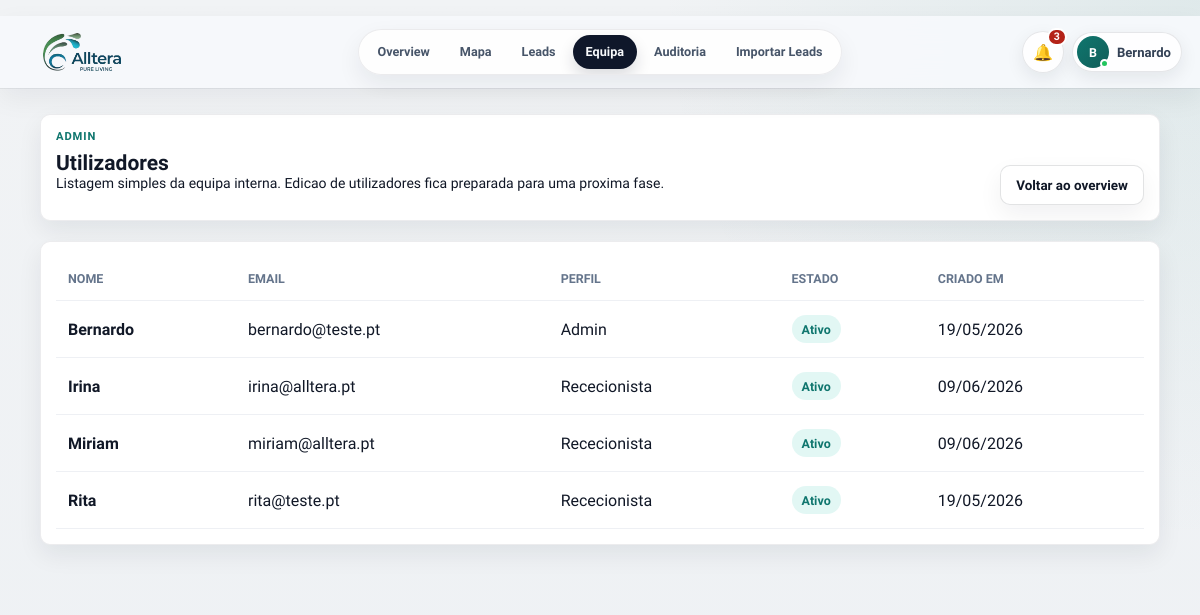
Page /admin/users (signed in) on the committed database.
### PlataformaApoioDecisaoComercial/models.py (models this page shows, shortened)
class User(UserMixin, db.Model):
    __tablename__ = "users"
    id = db.Column(db.Integer, primary_key=True)
    nome = db.Column(db.String(120), nullable=False)
    email = db.Column(db.String(160), nullable=False, unique=True, index=True)
    password_hash = db.Column(db.String(255), nullable=False)
    role = db.Column(db.String(40), nullable=False, default="comercial")
    ativo = db.Column(db.Boolean, nullable=False, default=True)
    created_at = db.Column(db.DateTime, default=datetime.utcnow)
    @property
    def is_active(self):
        return bool(self.ativo)
    historico = db.relationship("HistoricoLead", back_populates="user", lazy="dynamic")
    assigned_leads = db.relationship("Lead", back_populates="assigned_to", lazy="dynamic")

### PlataformaApoioDecisaoComercial/app.py (the view)
    @app.route("/admin/users")
    @login_required
    @admin_required
    def admin_users():
        users = User.query.order_by(User.ativo.desc(), User.role.asc(), User.nome.asc()).all()
        return render_template("admin_users.html", users=users)

### PlataformaApoioDecisaoComercial/app.py (called while the page is built)
def role_required(*roles):
    def decorator(view):
        @wraps(view)
        def wrapped_view(*args, **kwargs):
            if not current_user.is_authenticated:
                return login_manager.unauthorized()
            if current_user.role not in roles:
                abort(403)
            return view(*args, **kwargs)
        return wrapped_view
    return decorator

def normalize_lookup(value):
    text = str(value or "").strip().lower()
    text = unicodedata.normalize("NFKD", text)
    return "".join(char for char in text if not unicodedata.combining(char))

def clean_text(value):
    return re.sub(r"\s+", " ", str(value or "").strip())

def parse_time_value(value):
    value = clean_text(value)
    if not value:
        return None
    match = re.fullmatch(r"([01]?\d|2[0-3]):([0-5]\d)(?::[0-5]\d)?", value)
    if not match:
        return None
    return f"{int(match.group(1)):02d}:{match.group(2)}"

def scheduled_time_label(lead):
    return parse_time_value(getattr(lead, "hora_reuniao", None)) or ""

def is_scheduled_lead(lead):
    if not lead or not lead.data_novo_contacto:
        return False
    state = normalize_legacy_state(lead.estado)
    text = normalize_lookup(" ".join([
        lead.estado or "",
        lead.classificacao_observacao or "",
        lead.observacoes or "",
        lead.observacoes_contacto or "",
        lead.motivo_classificacao or "",
    ]))
    if state in SCHEDULED_STATES:
        return True
    return any(token in text for token in [
        "voltar a ligar",
        "contactar mais tarde",
        "reagendada",
        "reagendar",
        "sem interesse para ja",
        "aguardar resposta",
        "ligar depois",
        "voltar a contactar",
    ])

def scheduled_badge_count():
    today = date.today()
    return (
        Lead.query.filter(
            Lead.data_novo_contacto.isnot(None),
            Lead.data_novo_contacto <= today,
            Lead.estado.in_(list(SCHEDULED_STATES)),
        ).count()
    )

def normalize_legacy_state(state):
    value = clean_text(state)
    mapping = {
        "Contactado": "Ligar de volta",
        "Reunião marcada": "Já tratado / no CRM",
        "ReuniÃ£o marcada": "Já tratado / no CRM",
        "Cliente existente": "Já tratado / no CRM",
        "Sem interesse definitivo": "Sem interesse",
    }
    return mapping.get(value, value)

### PlataformaApoioDecisaoComercial/templates/admin_users.html (shortened to what this page needs)
{% extends "base.html" %}
{% block content %}
<main class="page-shell admin-users-page">
    <section class="panel users-header">
        <div>
            <p class="eyebrow">Admin</p>
            <h1>Utilizadores</h1>
            <p>Listagem simples da equipa interna. Edicao de utilizadores fica preparada para uma proxima fase.</p>
        </div>
        <a class="button secondary" href="{{ url_for('admin_overview') }}">Voltar ao overview</a>
    </section>
    <section class="panel">
        <table class="users-table">
            <thead>
                <tr>
                    <th>Nome</th>
                    <th>Email</th>
                    <th>Perfil</th>
                    <th>Estado</th>
                    <th>Criado em</th>
                </tr>
            </thead>
            <tbody>
                {% for user in users %}
                <tr>
                    <td><strong>{{ user.nome }}</strong></td>
                    <td>{{ user.email }}</td>
                    <td>{{ "Rececionista" if user.role == "comercial" else "Admin" }}</td>
                    <td>
                        <span class="status-pill {% if not user.ativo %}status-pill--off{% endif %}">
                            {{ "Ativo" if user.ativo else "Inativo" }}
                        </span>
                    </td>
                    <td>{{ user.created_at.strftime("%d/%m/%Y") if user.created_at else "-" }}</td>
                </tr>
                {% else %}
                <tr>
                    <td colspan="5">Ainda nao existem utilizadores.</td>
                </tr>
                {% endfor %}
            </tbody>
        </table>
    </section>
</main>
{% endblock %}

### PlataformaApoioDecisaoComercial/templates/base.html (shortened to what this page needs)
﻿<!doctype html>
<html lang="pt">
<head>
    <link rel="stylesheet" href="https://unpkg.com/leaflet@1.9.4/dist/leaflet.css">
    <link rel="stylesheet" href="{{ url_for('static', filename='css/styles.css') }}">
</head>
<body>
    <div class="app-shell">
        <header class="topbar topbar--minimal" id="appTopbar" aria-label="Barra superior">
            <a class="topnav-brand" href="{{ url_for('admin_overview') if current_user.is_authenticated and current_user.role == 'admin' else (url_for('mapa_leads') if current_user.is_authenticated else url_for('login')) }}" aria-label="Alltera">
                <span class="topnav-brand__logo" aria-hidden="true">
                    <img src="{{ url_for('static', filename='alltera-logo.png') }}" alt="">
                </span>
            </a>
            {% if current_user.is_authenticated %}
            <nav class="topnav-pill" aria-label="Navegação principal">
                {% if current_user.role == "admin" %}
                <a href="{{ url_for('admin_overview') }}" {% if request.endpoint == 'admin_overview' %}aria-current="page"{% endif %}>Overview</a>
                <a href="{{ url_for('mapa_leads') }}" {% if request.endpoint == 'mapa_leads' %}aria-current="page"{% endif %}>Mapa</a>
                <a href="{{ url_for('todas_leads') }}" {% if request.endpoint == 'todas_leads' %}aria-current="page"{% endif %}>Leads</a>
                <a href="{{ url_for('admin_users') }}" {% if request.endpoint == 'admin_users' %}aria-current="page"{% endif %}>Equipa</a>
                <a href="{{ url_for('historico') }}" {% if request.endpoint == 'historico' %}aria-current="page"{% endif %}>Auditoria</a>
                <a href="{{ url_for('importar_leads') }}" {% if request.endpoint == 'importar_leads' %}aria-current="page"{% endif %}>Importar Leads</a>
                {% endif %}
            </nav>
            {% endif %}
            <div class="topbar__actions">
                {% if current_user.is_authenticated %}
                {% set display_name = current_user.nome or current_user.email %}
                {% set first_name = display_name.split()[0] %}
                <div class="notifications-menu" id="notificationsMenu">
                    <button class="notifications-trigger" id="notificationsButton" type="button" aria-haspopup="menu" aria-expanded="false" aria-controls="notificationsDropdown" title="Notificações operacionais">
                        <span aria-hidden="true">🔔</span>
                        {% if operational_notifications.count > 0 %}
                        <strong>{{ operational_notifications.count }}</strong>
                        {% endif %}
                    </button>
                </div>
                <div class="profile-menu" id="profileMenu">
                    <button class="profile-trigger" id="profileMenuButton" type="button" aria-haspopup="menu" aria-expanded="false" aria-controls="profileDropdown">
                        <span class="profile-avatar" aria-hidden="true">{{ display_name[:1]|upper }}<i></i></span>
                        <span class="profile-trigger__name">{{ first_name }}</span>
                    </button>
                </div>
                {% endif %}
            </div>
        </header>
        <div class="app-shell__content">
            {% block content %}{% endblock %}
        </div>
    </div>
    {% if current_user.is_authenticated %}
    <aside class="command-palette" id="commandPalette" aria-hidden="true">
    </aside>
    <aside class="global-lead-drawer" id="globalLeadDrawer" aria-hidden="true">
    </aside>
    {% endif %}
</body>
</html>

### PlataformaApoioDecisaoComercial/templates/admin_users.html (style rules this page uses)
.admin-users-page { display: grid; gap: 20px; }
.users-header { display: flex; align-items: flex-end; justify-content: space-between; gap: 18px; }
.users-header h1 { margin: 0; letter-spacing: 0; }
.users-table { width: 100%; border-collapse: collapse; }
.users-table th, .users-table td { text-align: left; padding: 14px 12px; border-bottom: 1px solid rgba(148, 163, 184, 0.16); vertical-align: middle; }
.users-table th { color: #64748b; font-size: 0.78rem; text-transform: uppercase; }
.status-pill { display: inline-flex; align-items: center; min-height: 28px; padding: 0 10px; border-radius: 999px; background: rgba(20, 184, 166, 0.12); color: #0f766e; font-weight: 800; font-size: 0.78rem; }

### rows in the picture
User: nome "B", nome "Bernardo", email "bernardo@teste.pt", role "Admin", ativo "Ativo", created_at "19/05/2026"
User: nome "Irina", email "irina@alltera.pt", role "Rececionista", ativo "Ativo", created_at "09/06/2026"
User: nome "Miriam", email "miriam@alltera.pt", role "Rececionista", ativo "Ativo", created_at "09/06/2026"
User: nome "Rita", email "rita@teste.pt", role "Rececionista", ativo "Ativo", created_at "19/05/2026"

### other values in the picture
{{ operational_notifications.count }} "3"
